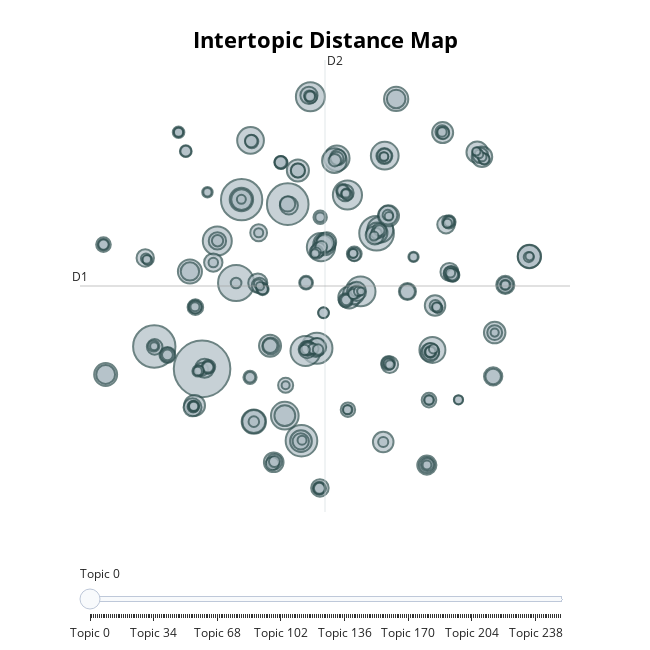

Source (notebook cell):
### Code cell
topic_model.visualize_topics()

### Figure 1 — Plotly figure (JSON) as saved in the notebook; plotly's stock layout.template omitted (floating-point values rounded to 4 significant figures; data arrays with more than 128 entries replaced by an {"elided": "..."} marker saying what was removed)
{"data": [{"customdata": {"elided": "252x3 mixed values"}, "hovertemplate": "<b>Topic %{customdata[0]}</b><br>%{customdata[1]}<br>Size: %{customdata[2]}", "legendgroup": "", "marker": {"color": "#B0BEC5", "line": {"color": "DarkSlateGrey", "width": 2}, "size": {"elided": "252 int values"}, "sizemode": "area", "sizeref": 1.606, "symbol": "circle"}, "mode": "markers", "name": "", "orientation": "v", "showlegend": false, "type": "scatter", "x": {"elided": "252 float values"}, "xaxis": "x", "y": {"elided": "252 float values"}, "yaxis": "y"}], "layout": {"annotations": [{"showarrow": false, "text": "D1", "x": -13.55, "y": 3.571, "yshift": 10}, {"showarrow": false, "text": "D2", "x": 4.905, "xshift": 10, "y": 21.39}], "height": 650, "hoverlabel": {"bgcolor": "white", "font": {"family": "Rockwell", "size": 16}}, "legend": {"itemsizing": "constant", "tracegroupgap": 0}, "margin": {"t": 60}, "shapes": [{"line": {"color": "#CFD8DC", "width": 2}, "type": "line", "x0": 4.905, "x1": 4.905, "y0": -14.25, "y1": 21.39}, {"line": {"color": "#9E9E9E", "width": 2}, "type": "line", "x0": -13.55, "x1": 23.36, "y0": 3.571, "y1": 3.571}], "sliders": [{"active": 0, "pad": {"t": 50}, "steps": [{"args": [{"marker.color": {"elided": "1x252 str values"}}], "label": "Topic 0", "method": "update"}, {"args": [{"marker.color": {"elided": "1x252 str values"}}], "label": "Topic 1", "method": "update"}, {"args": [{"marker.color": {"elided": "1x252 str values"}}], "label": "Topic 2", "method": "update"}, {"args": [{"marker.color": {"elided": "1x252 str values"}}], "label": "Topic 3", "method": "update"}, {"args": [{"marker.color": {"elided": "1x252 str values"}}], "label": "Topic 4", "method": "update"}, {"args": [{"marker.color": {"elided": "1x252 str values"}}], "label": "Topic 5", "method": "update"}, {"args": [{"marker.color": {"elided": "1x252 str values"}}], "label": "Topic 6", "method": "update"}, {"args": [{"marker.color": {"elided": "1x252 str values"}}], "label": "Topic 7", "method": "update"}, {"args": [{"marker.color": {"elided": "1x252 str values"}}], "label": "Topic 8", "method": "update"}, {"args": [{"marker.color": {"elided": "1x252 str values"}}], "label": "Topic 9", "method": "update"}, {"args": [{"marker.color": {"elided": "1x252 str values"}}], "label": "Topic 10", "method": "update"}, {"args": [{"marker.color": {"elided": "1x252 str values"}}], "label": "Topic 11", "method": "update"}, {"args": [{"marker.color": {"elided": "1x252 str values"}}], "label": "Topic 12", "method": "update"}, {"args": [{"marker.color": {"elided": "1x252 str values"}}], "label": "Topic 13", "method": "update"}, {"args": [{"marker.color": {"elided": "1x252 str values"}}], "label": "Topic 14", "method": "update"}, {"args": [{"marker.color": {"elided": "1x252 str values"}}], "label": "Topic 15", "method": "update"}, {"args": [{"marker.color": {"elided": "1x252 str values"}}], "label": "Topic 16", "method": "update"}, {"args": [{"marker.color": {"elided": "1x252 str values"}}], "label": "Topic 17", "method": "update"}, {"args": [{"marker.color": {"elided": "1x252 str values"}}], "label": "Topic 18", "method": "update"}, {"args": [{"marker.color": {"elided": "1x252 str values"}}], "label": "Topic 19", "method": "update"}, {"args": [{"marker.color": {"elided": "1x252 str values"}}], "label": "Topic 20", "method": "update"}, {"args": [{"marker.color": {"elided": "1x252 str values"}}], "label": "Topic 21", "method": "update"}, {"args": [{"marker.color": {"elided": "1x252 str values"}}], "label": "Topic 22", "method": "update"}, {"args": [{"marker.color": {"elided": "1x252 str values"}}], "label": "Topic 23", "method": "update"}, {"args": [{"marker.color": {"elided": "1x252 str values"}}], "label": "Topic 24", "method": "update"}, {"args": [{"marker.color": {"elided": "1x252 str values"}}], "label": "Topic 25", "method": "update"}, {"args": [{"marker.color": {"elided": "1x252 str values"}}], "label": "Topic 26", "method": "update"}, {"args": [{"marker.color": {"elided": "1x252 str values"}}], "label": "Topic 27", "method": "update"}, {"args": [{"marker.color": {"elided": "1x252 str values"}}], "label": "Topic 28", "method": "update"}, {"args": [{"marker.color": {"elided": "1x252 str values"}}], "label": "Topic 29", "method": "update"}, {"args": [{"marker.color": {"elided": "1x252 str values"}}], "label": "Topic 30", "method": "update"}, {"args": [{"marker.color": {"elided": "1x252 str values"}}], "label": "Topic 31", "method": "update"}, {"args": [{"marker.color": {"elided": "1x252 str values"}}], "label": "Topic 32", "method": "update"}, {"args": [{"marker.color": {"elided": "1x252 str values"}}], "label": "Topic 33", "method": "update"}, {"args": [{"marker.color": {"elided": "1x252 str values"}}], "label": "Topic 34", "method": "update"}, {"args": [{"marker.color": {"elided": "1x252 str values"}}], "label": "Topic 35", "method": "update"}, {"args": [{"marker.color": {"elided": "1x252 str values"}}], "label": "Topic 36", "method": "update"}, {"args": [{"marker.color": {"elided": "1x252 str values"}}], "label": "Topic 37", "method": "update"}, {"args": [{"marker.color": {"elided": "1x252 str values"}}], "label": "Topic 38", "method": "update"}, {"args": [{"marker.color": {"elided": "1x252 str values"}}], "label": "Topic 39", "method": "update"}, {"args": [{"marker.color": {"elided": "1x252 str values"}}], "label": "Topic 40", "method": "update"}, {"args": [{"marker.color": {"elided": "1x252 str values"}}], "label": "Topic 41", "method": "update"}, {"args": [{"marker.color": {"elided": "1x252 str values"}}], "label": "Topic 42", "method": "update"}, {"args": [{"marker.color": {"elided": "1x252 str values"}}], "label": "Topic 43", "method": "update"}, {"args": [{"marker.color": {"elided": "1x252 str values"}}], "label": "Topic 44", "method": "update"}, {"args": [{"marker.color": {"elided": "1x252 str values"}}], "label": "Topic 45", "method": "update"}, {"args": [{"marker.color": {"elided": "1x252 str values"}}], "label": "Topic 46", "method": "update"}, {"args": [{"marker.color": {"elided": "1x252 str values"}}], "label": "Topic 47", "method": "update"}, {"args": [{"marker.color": {"elided": "1x252 str values"}}], "label": "Topic 48", "method": "update"}, {"args": [{"marker.color": {"elided": "1x252 str values"}}], "label": "Topic 49", "method": "update"}, {"args": [{"marker.color": {"elided": "1x252 str values"}}], "label": "Topic 50", "method": "update"}, {"args": [{"marker.color": {"elided": "1x252 str values"}}], "label": "Topic 51", "method": "update"}, {"args": [{"marker.color": {"elided": "1x252 str values"}}], "label": "Topic 52", "method": "update"}, {"args": [{"marker.color": {"elided": "1x252 str values"}}], "label": "Topic 53", "method": "update"}, {"args": [{"marker.color": {"elided": "1x252 str values"}}], "label": "Topic 54", "method": "update"}, {"args": [{"marker.color": {"elided": "1x252 str values"}}], "label": "Topic 55", "method": "update"}, {"args": [{"marker.color": {"elided": "1x252 str values"}}], "label": "Topic 56", "method": "update"}, {"args": [{"marker.color": {"elided": "1x252 str values"}}], "label": "Topic 57", "method": "update"}, {"args": [{"marker.color": {"elided": "1x252 str values"}}], "label": "Topic 58", "method": "update"}, {"args": [{"marker.color": {"elided": "1x252 str values"}}], "label": "Topic 59", "method": "update"}, {"args": [{"marker.color": {"elided": "1x252 str values"}}], "label": "Topic 60", "method": "update"}, {"args": [{"marker.color": {"elided": "1x252 str values"}}], "label": "Topic 61", "method": "update"}, {"args": [{"marker.color": {"elided": "1x252 str values"}}], "label": "Topic 62", "method": "update"}, {"args": [{"marker.color": {"elided": "1x252 str values"}}], "label": "Topic 63", "method": "update"}, {"args": [{"marker.color": {"elided": "1x252 str values"}}], "label": "Topic 64", "method": "update"}, {"args": [{"marker.color": {"elided": "1x252 str values"}}], "label": "Topic 65", "method": "update"}, {"args": [{"marker.color": {"elided": "1x252 str values"}}], "label": "Topic 66", "method": "update"}, {"args": [{"marker.color": {"elided": "1x252 str values"}}], "label": "Topic 67", "method": "update"}, {"args": [{"marker.color": {"elided": "1x252 str values"}}], "label": "Topic 68", "method": "update"}, {"args": [{"marker.color": {"elided": "1x252 str values"}}], "label": "Topic 69", "method": "update"}, {"args": [{"marker.color": {"elided": "1x252 str values"}}], "label": "Topic 70", "method": "update"}, {"args": [{"marker.color": {"elided": "1x252 str values"}}], "label": "Topic 71", "method": "update"}, {"args": [{"marker.color": {"elided": "1x252 str values"}}], "label": "Topic 72", "method": "update"}, {"args": [{"marker.color": {"elided": "1x252 str values"}}], "label": "Topic 73", "method": "update"}, {"args": [{"marker.color": {"elided": "1x252 str values"}}], "label": "Topic 74", "method": "update"}, {"args": [{"marker.color": {"elided": "1x252 str values"}}], "label": "Topic 75", "method": "update"}, {"args": [{"marker.color": {"elided": "1x252 str values"}}], "label": "Topic 76", "method": "update"}, {"args": [{"marker.color": {"elided": "1x252 str values"}}], "label": "Topic 77", "method": "update"}, {"args": [{"marker.color": {"elided": "1x252 str values"}}], "label": "Topic 78", "method": "update"}, {"args": [{"marker.color": {"elided": "1x252 str values"}}], "label": "Topic 79", "method": "update"}, {"args": [{"marker.color": {"elided": "1x252 str values"}}], "label": "Topic 80", "method": "update"}, {"args": [{"marker.color": {"elided": "1x252 str values"}}], "label": "Topic 81", "method": "update"}, {"args": [{"marker.color": {"elided": "1x252 str values"}}], "label": "Topic 82", "method": "update"}, {"args": [{"marker.color": {"elided": "1x252 str values"}}], "label": "Topic 83", "method": "update"}, {"args": [{"marker.color": {"elided": "1x252 str values"}}], "label": "Topic 84", "method": "update"}, {"args": [{"marker.color": {"elided": "1x252 str values"}}], "label": "Topic 85", "method": "update"}, {"args": [{"marker.color": {"elided": "1x252 str values"}}], "label": "Topic 86", "method": "update"}, {"args": [{"marker.color": {"elided": "1x252 str values"}}], "label": "Topic 87", "method": "update"}, {"args": [{"marker.color": {"elided": "1x252 str values"}}], "label": "Topic 88", "method": "update"}, {"args": [{"marker.color": {"elided": "1x252 str values"}}], "label": "Topic 89", "method": "update"}, {"args": [{"marker.color": {"elided": "1x252 str values"}}], "label": "Topic 90", "method": "update"}, {"args": [{"marker.color": {"elided": "1x252 str values"}}], "label": "Topic 91", "method": "update"}, {"args": [{"marker.color": {"elided": "1x252 str values"}}], "label": "Topic 92", "method": "update"}, {"args": [{"marker.color": {"elided": "1x252 str values"}}], "label": "Topic 93", "method": "update"}, {"args": [{"marker.color": {"elided": "1x252 str values"}}], "label": "Topic 94", "method": "update"}, {"args": [{"marker.color": {"elided": "1x252 str values"}}], "label": "Topic 95", "method": "update"}, {"args": [{"marker.color": {"elided": "1x252 str values"}}], "label": "Topic 96", "method": "update"}, {"args": [{"marker.color": {"elided": "1x252 str values"}}], "label": "Topic 97", "method": "update"}, {"args": [{"marker.color": {"elided": "1x252 str values"}}], "label": "Topic 98", "method": "update"}, {"args": [{"marker.color": {"elided": "1x252 str values"}}], "label": "Topic 99", "method": "update"}, {"args": [{"marker.color": {"elided": "1x252 str values"}}], "label": "Topic 100", "method": "update"}, {"args": [{"marker.color": {"elided": "1x252 str values"}}], "label": "Topic 101", "method": "update"}, {"args": [{"marker.color": {"elided": "1x252 str values"}}], "label": "Topic 102", "method": "update"}, {"args": [{"marker.color": {"elided": "1x252 str values"}}], "label": "Topic 103", "method": "update"}, {"args": [{"marker.color": {"elided": "1x252 str values"}}], "label": "Topic 104", "method": "update"}, {"args": [{"marker.color": {"elided": "1x252 str values"}}], "label": "Topic 105", "method": "update"}, {"args": [{"marker.color": {"elided": "1x252 str values"}}], "label": "Topic 106", "method": "update"}, {"args": [{"marker.color": {"elided": "1x252 str values"}}], "label": "Topic 107", "method": "update"}, {"args": [{"marker.color": {"elided": "1x252 str values"}}], "label": "Topic 108", "method": "update"}, {"args": [{"marker.color": {"elided": "1x252 str values"}}], "label": "Topic 109", "method": "update"}, {"args": [{"marker.color": {"elided": "1x252 str values"}}], "label": "Topic 110", "method": "update"}, {"args": [{"marker.color": {"elided": "1x252 str values"}}], "label": "Topic 111", "method": "update"}, {"args": [{"marker.color": {"elided": "1x252 str values"}}], "label": "Topic 112", "method": "update"}, {"args": [{"marker.color": {"elided": "1x252 str values"}}], "label": "Topic 113", "method": "update"}, {"args": [{"marker.color": {"elided": "1x252 str values"}}], "label": "Topic 114", "method": "update"}, {"args": [{"marker.color": {"elided": "1x252 str values"}}], "label": "Topic 115", "method": "update"}, {"args": [{"marker.color": {"elided": "1x252 str values"}}], "label": "Topic 116", "method": "update"}, {"args": [{"marker.color": {"elided": "1x252 str values"}}], "label": "Topic 117", "method": "update"}, {"args": [{"marker.color": {"elided": "1x252 str values"}}], "label": "Topic 118", "method": "update"}, {"args": [{"marker.color": {"elided": "1x252 str values"}}], "label": "Topic 119", "method": "update"}, {"args": [{"marker.color": {"elided": "1x252 str values"}}], "label": "Topic 120", "method": "update"}, {"args": [{"marker.color": {"elided": "1x252 str values"}}], "label": "Topic 121", "method": "update"}, {"args": [{"marker.color": {"elided": "1x252 str values"}}], "label": "Topic 122", "method": "update"}, {"args": [{"marker.color": {"elided": "1x252 str values"}}], "label": "Topic 123", "method": "update"}, {"args": [{"marker.color": {"elided": "1x252 str values"}}], "label": "Topic 124", "method": "update"}, {"args": [{"marker.color": {"elided": "1x252 str values"}}], "label": "Topic 125", "method": "update"}, {"args": [{"marker.color": {"elided": "1x252 str values"}}], "label": "Topic 126", "method": "update"}, {"args": [{"marker.color": {"elided": "1x252 str values"}}], "label": "Topic 127", "method": "update"}, {"args": [{"marker.color": {"elided": "1x252 str values"}}], "label": "Topic 128", "method": "update"}, {"args": [{"marker.color": {"elided": "1x252 str values"}}], "label": "Topic 129", "method": "update"}, {"args": [{"marker.color": {"elided": "1x252 str values"}}], "label": "Topic 130", "method": "update"}, {"args": [{"marker.color": {"elided": "1x252 str values"}}], "label": "Topic 131", "method": "update"}, {"args": [{"marker.color": {"elided": "1x252 str values"}}], "label": "Topic 132", "method": "update"}, {"args": [{"marker.color": {"elided": "1x252 str values"}}], "label": "Topic 133", "method": "update"}, {"args": [{"marker.color": {"elided": "1x252 str values"}}], "label": "Topic 134", "method": "update"}, {"args": [{"marker.color": {"elided": "1x252 str values"}}], "label": "Topic 135", "method": "update"}, {"args": [{"marker.color": {"elided": "1x252 str values"}}], "label": "Topic 136", "method": "update"}, {"args": [{"marker.color": {"elided": "1x252 str values"}}], "label": "Topic 137", "method": "update"}, {"args": [{"marker.color": {"elided": "1x252 str values"}}], "label": "Topic 138", "method": "update"}, {"args": [{"marker.color": {"elided": "1x252 str values"}}], "label": "Topic 139", "method": "update"}, {"args": [{"marker.color": {"elided": "1x252 str values"}}], "label": "Topic 140", "method": "update"}, {"args": [{"marker.color": {"elided": "1x252 str values"}}], "label": "Topic 141", "method": "update"}, {"args": [{"marker.color": {"elided": "1x252 str values"}}], "label": "Topic 142", "method": "update"}, {"args": [{"marker.color": {"elided": "1x252 str values"}}], "label": "Topic 143", "method": "update"}, {"args": [{"marker.color": {"elided": "1x252 str values"}}], "label": "Topic 144", "method": "update"}, {"args": [{"marker.color": {"elided": "1x252 str values"}}], "label": "Topic 145", "method": "update"}, {"args": [{"marker.color": {"elided": "1x252 str values"}}], "label": "Topic 146", "method": "update"}, {"args": [{"marker.color": {"elided": "1x252 str values"}}], "label": "Topic 147", "method": "update"}, {"args": [{"marker.color": {"elided": "1x252 str values"}}], "label": "Topic 148", "method": "update"}, {"args": [{"marker.color": {"elided": "1x252 str values"}}], "label": "Topic 149", "method": "update"}, {"args": [{"marker.color": {"elided": "1x252 str values"}}], "label": "Topic 150", "method": "update"}, {"args": [{"marker.color": {"elided": "1x252 str values"}}], "label": "Topic 151", "method": "update"}, {"args": [{"marker.color": {"elided": "1x252 str values"}}], "label": "Topic 152", "method": "update"}, {"args": [{"marker.color": {"elided": "1x252 str values"}}], "label": "Topic 153", "method": "update"}, {"args": [{"marker.color": {"elided": "1x252 str values"}}], "label": "Topic 154", "method": "update"}, {"args": [{"marker.color": {"elided": "1x252 str values"}}], "label": "Topic 155", "method": "update"}, {"args": [{"marker.color": {"elided": "1x252 str values"}}], "label": "Topic 156", "method": "update"}, {"args": [{"marker.color": {"elided": "1x252 str values"}}], "label": "Topic 157", "method": "update"}, {"args": [{"marker.color": {"elided": "1x252 str values"}}], "label": "Topic 158", "method": "update"}, {"args": [{"marker.color": {"elided": "1x252 str values"}}], "label": "Topic 159", "method": "update"}, {"args": [{"marker.color": {"elided": "1x252 str values"}}], "label": "Topic 160", "method": "update"}, {"args": [{"marker.color": {"elided": "1x252 str values"}}], "label": "Topic 161", "method": "update"}, {"args": [{"marker.color": {"elided": "1x252 str values"}}], "label": "Topic 162", "method": "update"}, {"args": [{"marker.color": {"elided": "1x252 str values"}}], "label": "Topic 163", "method": "update"}, {"args": [{"marker.color": {"elided": "1x252 str values"}}], "label": "Topic 164", "method": "update"}, {"args": [{"marker.color": {"elided": "1x252 str values"}}], "label": "Topic 165", "method": "update"}, {"args": [{"marker.color": {"elided": "1x252 str values"}}], "label": "Topic 166", "method": "update"}, {"args": [{"marker.color": {"elided": "1x252 str values"}}], "label": "Topic 167", "method": "update"}, {"args": [{"marker.color": {"elided": "1x252 str values"}}], "label": "Topic 168", "method": "update"}, {"args": [{"marker.color": {"elided": "1x252 str values"}}], "label": "Topic 169", "method": "update"}, {"args": [{"marker.color": {"elided": "1x252 str values"}}], "label": "Topic 170", "method": "update"}, {"args": [{"marker.color": {"elided": "1x252 str values"}}], "label": "Topic 171", "method": "update"}, {"args": [{"marker.color": {"elided": "1x252 str values"}}], "label": "Topic 172", "method": "update"}, {"args": [{"marker.color": {"elided": "1x252 str values"}}], "label": "Topic 173", "method": "update"}, {"args": [{"marker.color": {"elided": "1x252 str values"}}], "label": "Topic 174", "method": "update"}, {"args": [{"marker.color": {"elided": "1x252 str values"}}], "label": "Topic 175", "method": "update"}, {"args": [{"marker.color": {"elided": "1x252 str values"}}], "label": "Topic 176", "method": "update"}, {"args": [{"marker.color": {"elided": "1x252 str values"}}], "label": "Topic 177", "method": "update"}, {"args": [{"marker.color": {"elided": "1x252 str values"}}], "label": "Topic 178", "method": "update"}, {"args": [{"marker.color": {"elided": "1x252 str values"}}], "label": "Topic 179", "method": "update"}, {"args": [{"marker.color": {"elided": "1x252 str values"}}], "label": "Topic 180", "method": "update"}, {"args": [{"marker.color": {"elided": "1x252 str values"}}], "label": "Topic 181", "method": "update"}, {"args": [{"marker.color": {"elided": "1x252 str values"}}], "label": "Topic 182", "method": "update"}, {"args": [{"marker.color": {"elided": "1x252 str values"}}], "label": "Topic 183", "method": "update"}, {"args": [{"marker.color": {"elided": "1x252 str values"}}], "label": "Topic 184", "method": "update"}, {"args": [{"marker.color": {"elided": "1x252 str values"}}], "label": "Topic 185", "method": "update"}, {"args": [{"marker.color": {"elided": "1x252 str values"}}], "label": "Topic 186", "method": "update"}, {"args": [{"marker.color": {"elided": "1x252 str values"}}], "label": "Topic 187", "method": "update"}, {"args": [{"marker.color": {"elided": "1x252 str values"}}], "label": "Topic 188", "method": "update"}, {"args": [{"marker.color": {"elided": "1x252 str values"}}], "label": "Topic 189", "method": "update"}, {"args": [{"marker.color": {"elided": "1x252 str values"}}], "label": "Topic 190", "method": "update"}, {"args": [{"marker.color": {"elided": "1x252 str values"}}], "label": "Topic 191", "method": "update"}, {"args": [{"marker.color": {"elided": "1x252 str values"}}], "label": "Topic 192", "method": "update"}, {"args": [{"marker.color": {"elided": "1x252 str values"}}], "label": "Topic 193", "method": "update"}, {"args": [{"marker.color": {"elided": "1x252 str values"}}], "label": "Topic 194", "method": "update"}, {"args": [{"marker.color": {"elided": "1x252 str values"}}], "label": "Topic 195", "method": "update"}, {"args": [{"marker.color": {"elided": "1x252 str values"}}], "label": "Topic 196", "method": "update"}, {"args": [{"marker.color": {"elided": "1x252 str values"}}], "label": "Topic 197", "method": "update"}, {"args": [{"marker.color": {"elided": "1x252 str values"}}], "label": "Topic 198", "method": "update"}, {"args": [{"marker.color": {"elided": "1x252 str values"}}], "label": "Topic 199", "method": "update"}, {"args": [{"marker.color": {"elided": "1x252 str values"}}], "label": "Topic 200", "method": "update"}, {"args": [{"marker.color": {"elided": "1x252 str values"}}], "label": "Topic 201", "method": "update"}, {"args": [{"marker.color": {"elided": "1x252 str values"}}], "label": "Topic 202", "method": "update"}, {"args": [{"marker.color": {"elided": "1x252 str values"}}], "label": "Topic 203", "method": "update"}, {"args": [{"marker.color": {"elided": "1x252 str values"}}], "label": "Topic 204", "method": "update"}, {"args": [{"marker.color": {"elided": "1x252 str values"}}], "label": "Topic 205", "method": "update"}, {"args": [{"marker.color": {"elided": "1x252 str values"}}], "label": "Topic 206", "method": "update"}, {"args": [{"marker.color": {"elided": "1x252 str values"}}], "label": "Topic 207", "method": "update"}, {"args": [{"marker.color": {"elided": "1x252 str values"}}], "label": "Topic 208", "method": "update"}, {"args": [{"marker.color": {"elided": "1x252 str values"}}], "label": "Topic 209", "method": "update"}, {"args": [{"marker.color": {"elided": "1x252 str values"}}], "label": "Topic 210", "method": "update"}, {"args": [{"marker.color": {"elided": "1x252 str values"}}], "label": "Topic 211", "method": "update"}, {"args": [{"marker.color": {"elided": "1x252 str values"}}], "label": "Topic 212", "method": "update"}, {"args": [{"marker.color": {"elided": "1x252 str values"}}], "label": "Topic 213", "method": "update"}, {"args": [{"marker.color": {"elided": "1x252 str values"}}], "label": "Topic 214", "method": "update"}, {"args": [{"marker.color": {"elided": "1x252 str values"}}], "label": "Topic 215", "method": "update"}, {"args": [{"marker.color": {"elided": "1x252 str values"}}], "label": "Topic 216", "method": "update"}, {"args": [{"marker.color": {"elided": "1x252 str values"}}], "label": "Topic 217", "method": "update"}, {"args": [{"marker.color": {"elided": "1x252 str values"}}], "label": "Topic 218", "method": "update"}, {"args": [{"marker.color": {"elided": "1x252 str values"}}], "label": "Topic 219", "method": "update"}, {"args": [{"marker.color": {"elided": "1x252 str values"}}], "label": "Topic 220", "method": "update"}, {"args": [{"marker.color": {"elided": "1x252 str values"}}], "label": "Topic 221", "method": "update"}, {"args": [{"marker.color": {"elided": "1x252 str values"}}], "label": "Topic 222", "method": "update"}, {"args": [{"marker.color": {"elided": "1x252 str values"}}], "label": "Topic 223", "method": "update"}, {"args": [{"marker.color": {"elided": "1x252 str values"}}], "label": "Topic 224", "method": "update"}, {"args": [{"marker.color": {"elided": "1x252 str values"}}], "label": "Topic 225", "method": "update"}, {"args": [{"marker.color": {"elided": "1x252 str values"}}], "label": "Topic 226", "method": "update"}, {"args": [{"marker.color": {"elided": "1x252 str values"}}], "label": "Topic 227", "method": "update"}, {"args": [{"marker.color": {"elided": "1x252 str values"}}], "label": "Topic 228", "method": "update"}, {"args": [{"marker.color": {"elided": "1x252 str values"}}], "label": "Topic 229", "method": "update"}, {"args": [{"marker.color": {"elided": "1x252 str values"}}], "label": "Topic 230", "method": "update"}, {"args": [{"marker.color": {"elided": "1x252 str values"}}], "label": "Topic 231", "method": "update"}, {"args": [{"marker.color": {"elided": "1x252 str values"}}], "label": "Topic 232", "method": "update"}, {"args": [{"marker.color": {"elided": "1x252 str values"}}], "label": "Topic 233", "method": "update"}, {"args": [{"marker.color": {"elided": "1x252 str values"}}], "label": "Topic 234", "method": "update"}, {"args": [{"marker.color": {"elided": "1x252 str values"}}], "label": "Topic 235", "method": "update"}, {"args": [{"marker.color": {"elided": "1x252 str values"}}], "label": "Topic 236", "method": "update"}, {"args": [{"marker.color": {"elided": "1x252 str values"}}], "label": "Topic 237", "method": "update"}, {"args": [{"marker.color": {"elided": "1x252 str values"}}], "label": "Topic 238", "method": "update"}, {"args": [{"marker.color": {"elided": "1x252 str values"}}], "label": "Topic 239", "method": "update"}, {"args": [{"marker.color": {"elided": "1x252 str values"}}], "label": "Topic 240", "method": "update"}, {"args": [{"marker.color": {"elided": "1x252 str values"}}], "label": "Topic 241", "method": "update"}, {"args": [{"marker.color": {"elided": "1x252 str values"}}], "label": "Topic 242", "method": "update"}, {"args": [{"marker.color": {"elided": "1x252 str values"}}], "label": "Topic 243", "method": "update"}, {"args": [{"marker.color": {"elided": "1x252 str values"}}], "label": "Topic 244", "method": "update"}, {"args": [{"marker.color": {"elided": "1x252 str values"}}], "label": "Topic 245", "method": "update"}, {"args": [{"marker.color": {"elided": "1x252 str values"}}], "label": "Topic 246", "method": "update"}, {"args": [{"marker.color": {"elided": "1x252 str values"}}], "label": "Topic 247", "method": "update"}, {"args": [{"marker.color": {"elided": "1x252 str values"}}], "label": "Topic 248", "method": "update"}, {"args": [{"marker.color": {"elided": "1x252 str values"}}], "label": "Topic 249", "method": "update"}, {"args": [{"marker.color": {"elided": "1x252 str values"}}], "label": "Topic 250", "method": "update"}, {"args": [{"marker.color": {"elided": "1x252 str values"}}], "label": "Topic 251", "method": "update"}]}], "title": {"font": {"color": "Black", "size": 22}, "text": "<b>Intertopic Distance Map</b>", "x": 0.5, "xanchor": "center", "y": 0.95, "yanchor": "top"}, "width": 650, "xaxis": {"anchor": "y", "domain": [0, 1], "range": [-13.55, 23.36], "title": {"text": ""}, "visible": false}, "yaxis": {"anchor": "x", "domain": [0, 1], "range": [-14.25, 21.39], "title": {"text": ""}, "visible": false}}}
